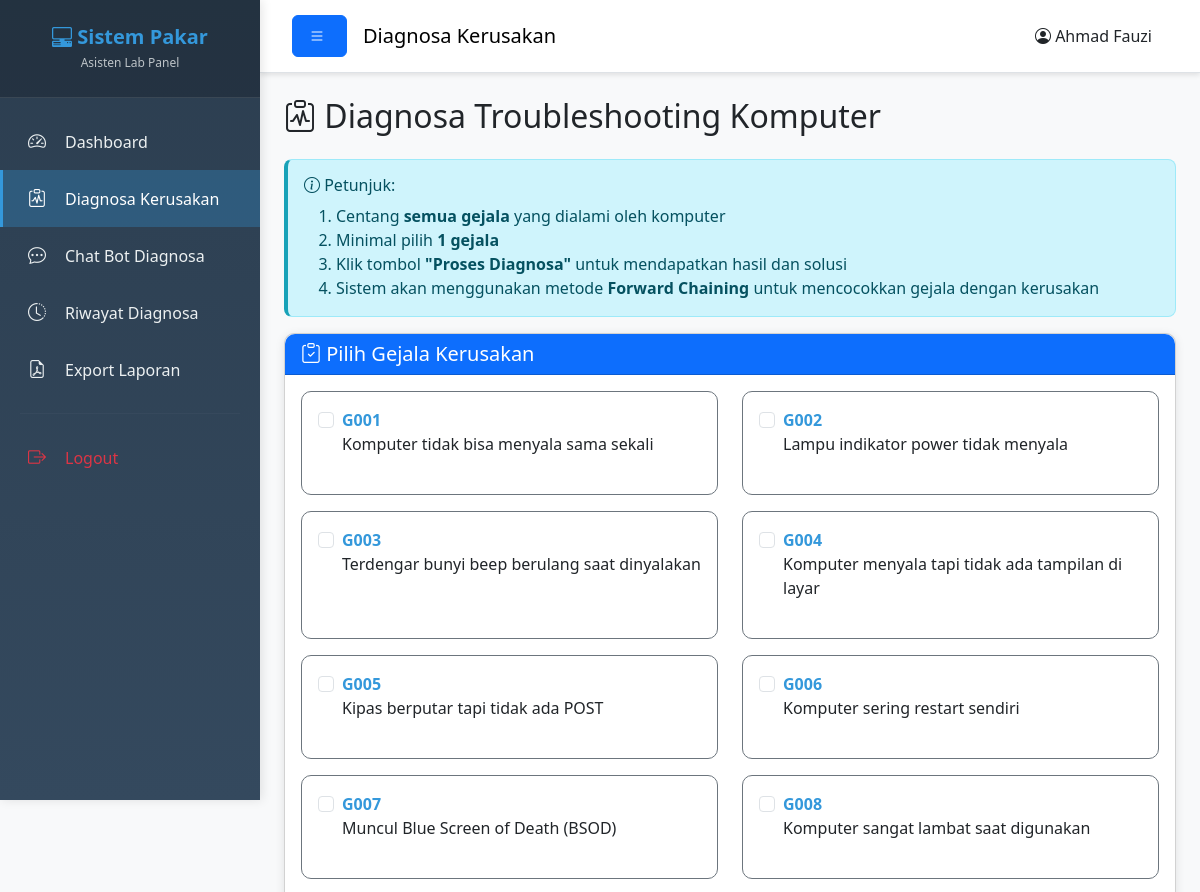
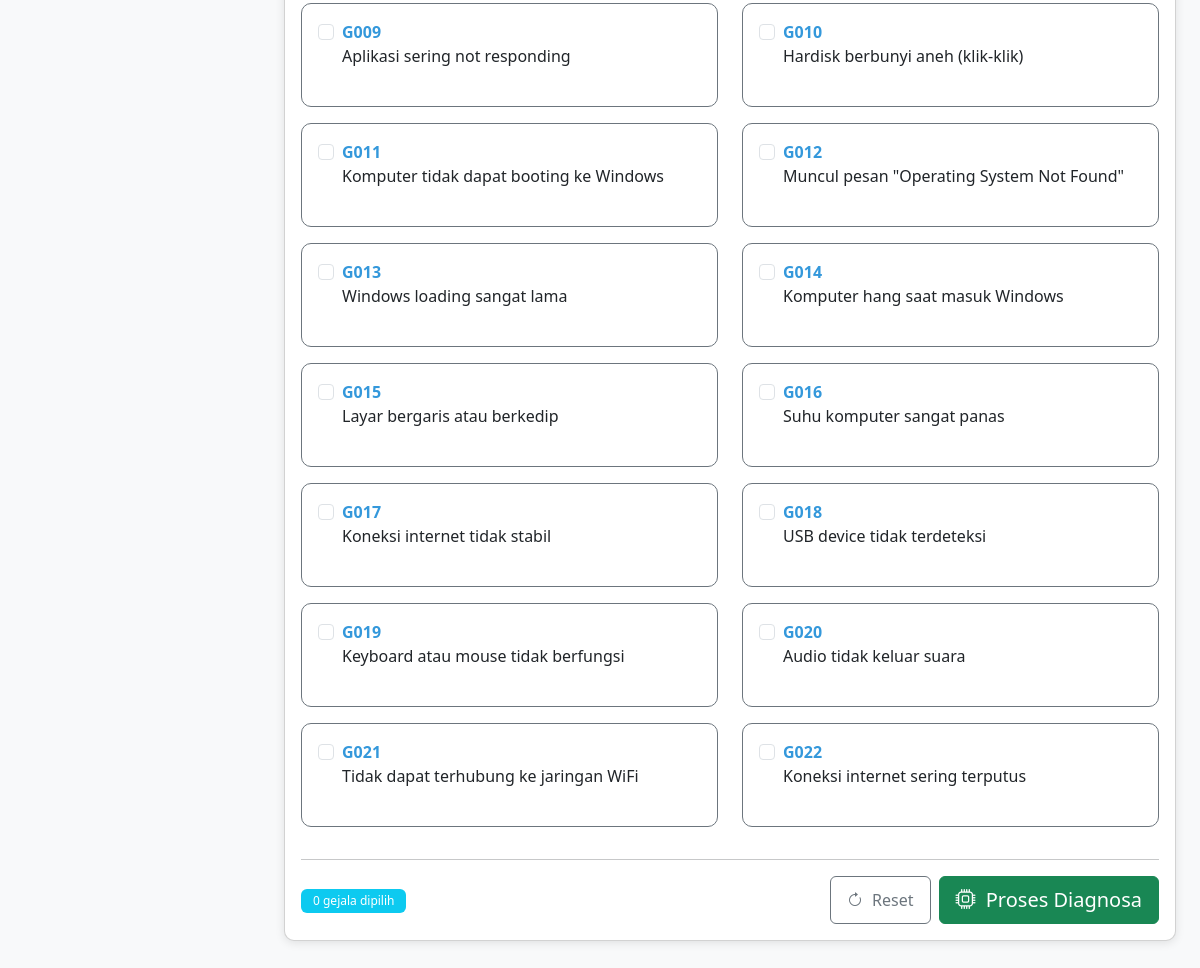
Page /Asisten/diagnosa.php (signed in) on the committed database (2 pictures, top to bottom).
### tables this page shows
CREATE TABLE `gejala` (
  `id_gejala` int(11) NOT NULL,
  `kode_gejala` varchar(10) NOT NULL,
  `nama_gejala` text NOT NULL,
  `kata_kunci` text DEFAULT NULL
);

### Asisten/diagnosa.php (the view, shortened to what this page needs)
<?php
$query_gejala = "SELECT * FROM gejala ORDER BY kode_gejala ASC";
$result_gejala = mysqli_query($koneksi, $query_gejala);
?>
<!DOCTYPE html>
<html lang="id">
<head>
    <link href="https://cdn.jsdelivr.net/npm/bootstrap@5.3.0/dist/css/bootstrap.min.css" rel="stylesheet">
    <link rel="stylesheet" href="https://cdn.jsdelivr.net/npm/bootstrap-icons@1.10.0/font/bootstrap-icons.css">
    <link rel="stylesheet" href="../Assets/css/style.css?v=20260713">
</head>
<body>
    <div class="wrapper">
        <?php include 'sidebar_asisten.php'; ?>
        <div class="main-content">
            <nav class="navbar navbar-expand-lg navbar-light bg-white border-bottom">
                <div class="container-fluid">
                    <button class="btn btn-primary" id="sidebarToggle">
                        <i class="bi bi-list"></i>
                    </button>
                    <span class="navbar-brand mb-0 h1 ms-3">Diagnosa Kerusakan</span>
                    <div class="ms-auto">
                        <span class="me-3">
                            <i class="bi bi-person-circle"></i> <?php echo $_SESSION['nama_lengkap']; ?>
                        </span>
                    </div>
                </div>
            </nav>
            <div class="container-fluid p-4">
                <h2 class="mb-4">
                    <i class="bi bi-clipboard-pulse"></i>
                    Diagnosa Troubleshooting Komputer
                </h2>
                <div class="alert alert-info">
                    <h6><i class="bi bi-info-circle"></i> Petunjuk:</h6>
                    <ol class="mb-0">
                        <li>Centang <strong>semua gejala</strong> yang dialami oleh komputer</li>
                        <li>Minimal pilih <strong>1 gejala</strong></li>
                        <li>Klik tombol <strong>"Proses Diagnosa"</strong> untuk mendapatkan hasil dan solusi</li>
                        <li>Sistem akan menggunakan metode <strong>Forward Chaining</strong> untuk mencocokkan gejala dengan kerusakan</li>
                    </ol>
                </div>
                <div class="card shadow">
                    <div class="card-header bg-primary text-white">
                        <h5 class="mb-0">
                            <i class="bi bi-clipboard-check"></i>
                            Pilih Gejala Kerusakan
                        </h5>
                    </div>
                    <div class="card-body">
                        <form action="proses_diagnosa.php" method="POST" id="formDiagnosa">
                            <div class="row">
                                <?php
                                if (mysqli_num_rows($result_gejala) > 0):
                                    while($gejala = mysqli_fetch_assoc($result_gejala)):
                                ?>
                                <div class="col-md-6 mb-3">
                                    <div class="card h-100 border-secondary">
                                        <div class="card-body">
                                            <div class="form-check">
                                                <input class="form-check-input gejala-checkbox"
                                                       type="checkbox"
                                                       name="gejala[]"
                                                       value="<?php echo $gejala['id_gejala']; ?>"
                                                       id="gejala_<?php echo $gejala['id_gejala']; ?>">
                                                <label class="form-check-label w-100"
                                                       for="gejala_<?php echo $gejala['id_gejala']; ?>">
                                                    <strong class="text-primary"><?php echo $gejala['kode_gejala']; ?></strong><br>
                                                    <?php echo $gejala['nama_gejala']; ?>
                                                </label>
                                            </div>
                                        </div>
                                    </div>
                                </div>
                                <?php
                                    endwhile;
                                endif; ?>
                            </div>
                            <?php if (mysqli_num_rows($result_gejala) > 0): ?>
                            <hr>
                            <div class="d-flex justify-content-between align-items-center">
                                <div>
                                    <span class="badge bg-info" id="selectedCount">0 gejala dipilih</span>
                                </div>
                                <div class="d-flex gap-2">
                                    <button type="button" class="btn btn-outline-secondary" id="btnReset">
                                        <i class="bi bi-arrow-clockwise"></i> Reset
                                    </button>
                                    <button type="submit" class="btn btn-success btn-lg">
                                        <i class="bi bi-cpu"></i> Proses Diagnosa
                                    </button>
                                </div>
                            </div>
                            <?php endif; ?>
                        </form>
                    </div>
                </div>
            </div>
        </div>
    </div>
</body>
</html>

### Assets/css/style.css (style rules this page uses)
* { margin: 0; padding: 0; box-sizing: border-box; }
body { font-family: "Segoe UI", Tahoma, Geneva, Verdana, sans-serif; background-color: #f8f9fa; }
.wrapper { display: flex; width: 100%; min-height: 100vh; }
.main-content { flex: 1; margin-left: 260px; transition: margin-left 0.3s ease, opacity 0.3s ease, transform 0.3s ease; background-color: #f8f9fa; }
.navbar { box-shadow: 0 2px 5px rgba(0, 0, 0, 0.1); padding: 15px 20px; }
.card { border-radius: 10px; margin-bottom: 20px; transition: transform 0.3s ease, box-shadow 0.3s ease; }
.card-header { border-radius: 10px 10px 0 0 !important; font-weight: 600; }
.btn { border-radius: 6px; padding: 8px 16px; font-weight: 500; transition: all 0.3s ease; }
.btn i { margin-right: 5px; }
.alert { border-radius: 8px; border-left: 4px solid; }
.alert-info { border-left-color: #17a2b8; }
.badge { padding: 6px 12px; font-weight: 500; border-radius: 6px; }
.shadow { box-shadow: 0 2px 10px rgba(0, 0, 0, 0.1) !important; }
.text-primary { color: #3498db !important; }

### rows in the picture
gejala: kode_gejala "G001", nama_gejala "Komputer tidak bisa menyala sama sekali"
gejala: kode_gejala "G002", nama_gejala "Lampu indikator power tidak menyala"
gejala: kode_gejala "G003", nama_gejala "Terdengar bunyi beep berulang saat dinyalakan"
gejala: kode_gejala "G004", nama_gejala "Komputer menyala tapi tidak ada tampilan di layar"
gejala: kode_gejala "G005", nama_gejala "Kipas berputar tapi tidak ada POST"
gejala: kode_gejala "G006", nama_gejala "Komputer sering restart sendiri"
gejala: kode_gejala "G007", nama_gejala "Muncul Blue Screen of Death (BSOD)"
gejala: kode_gejala "G008", nama_gejala "Komputer sangat lambat saat digunakan"
gejala: kode_gejala "G009", nama_gejala "Aplikasi sering not responding"
gejala: kode_gejala "G010", nama_gejala "Hardisk berbunyi aneh (klik-klik)"
gejala: kode_gejala "G011", nama_gejala "Komputer tidak dapat booting ke Windows"
gejala: kode_gejala "G012", nama_gejala "Muncul pesan \"Operating System Not Found\""
gejala: kode_gejala "G013", nama_gejala "Windows loading sangat lama"
gejala: kode_gejala "G014", nama_gejala "Komputer hang saat masuk Windows"
gejala: kode_gejala "G015", nama_gejala "Layar bergaris atau berkedip"
gejala: kode_gejala "G016", nama_gejala "Suhu komputer sangat panas"
gejala: kode_gejala "G017", nama_gejala "Koneksi internet tidak stabil"
gejala: kode_gejala "G018", nama_gejala "USB device tidak terdeteksi"
gejala: kode_gejala "G019", nama_gejala "Keyboard atau mouse tidak berfungsi"
gejala: kode_gejala "G020", nama_gejala "Audio tidak keluar suara"
gejala: kode_gejala "G021", nama_gejala "Tidak dapat terhubung ke jaringan WiFi"
gejala: kode_gejala "G022", nama_gejala "Koneksi internet sering terputus"

### other values in the picture
$_SESSION['nama_lengkap'] "Ahmad Fauzi"
